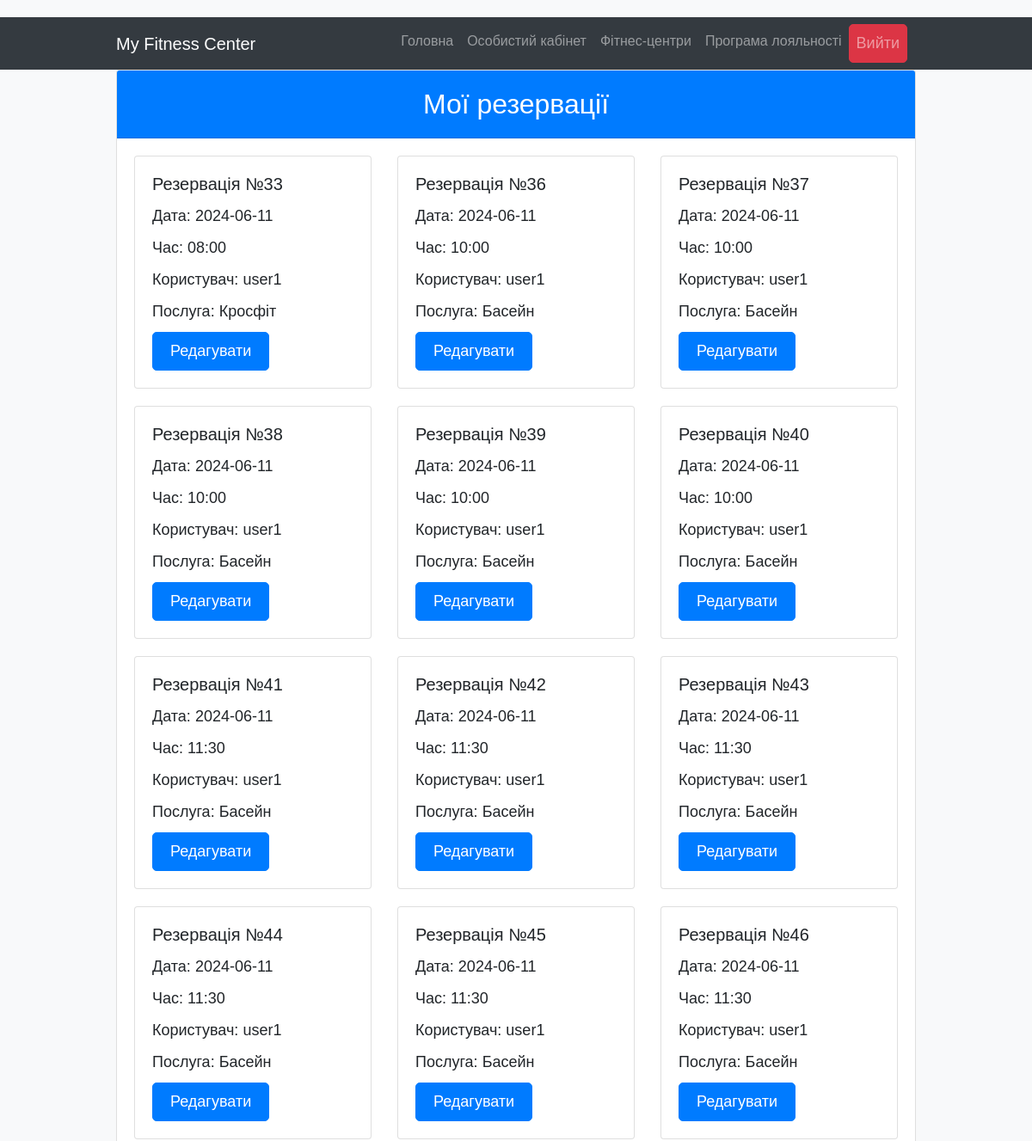
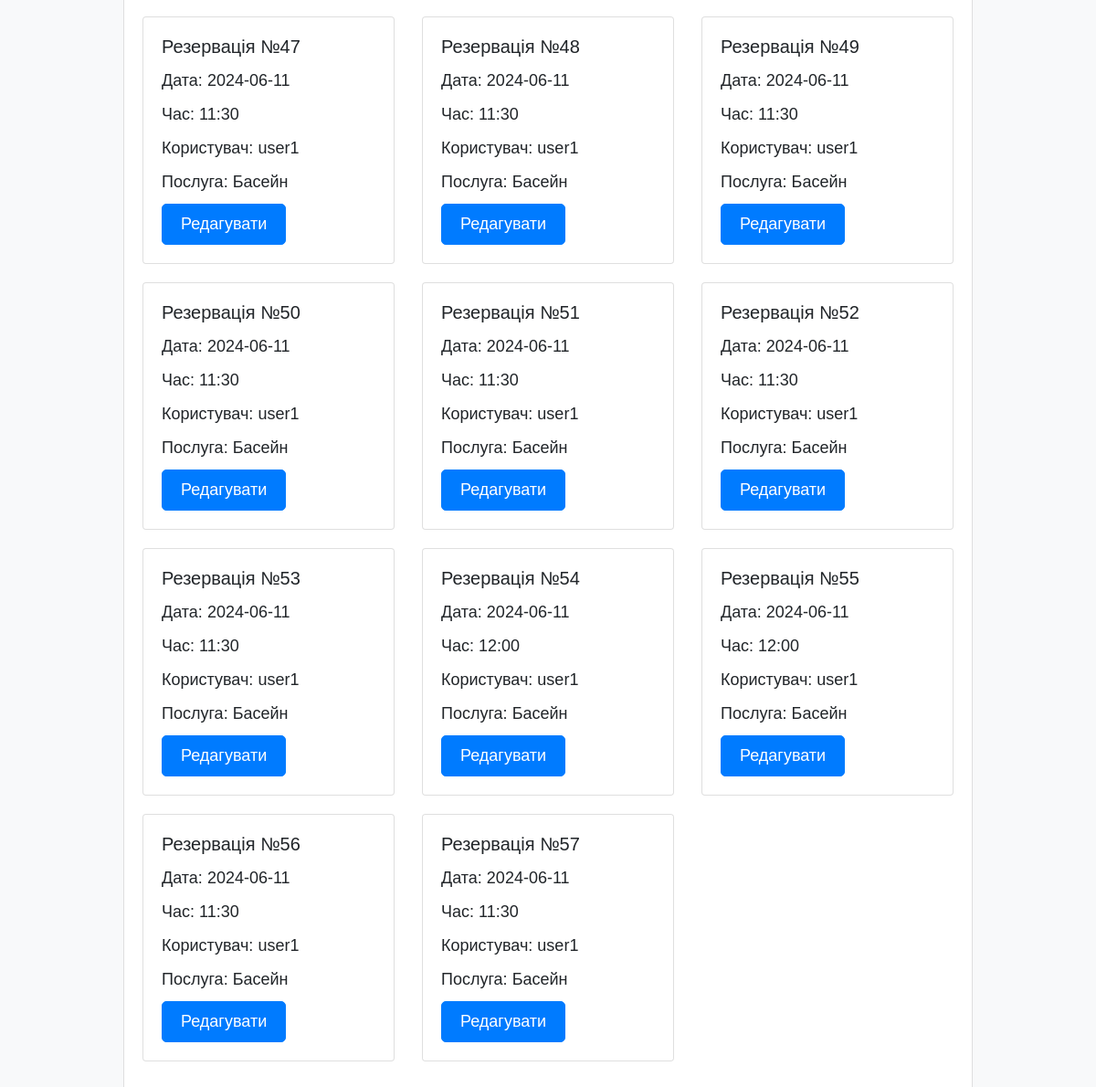
The page /user/reservations (signed in) on the database its author committed (2 pictures, top to bottom).
### project_package/models.py (models this page shows, shortened)
class Reservation(Base):
    __tablename__ = "reservation"
    id = Column(Integer, primary_key=True)
    user_id = Column(Integer, ForeignKey('user.id'))
    service_id = Column(Integer, ForeignKey('service.id'))
    trainer_id = Column(Integer, ForeignKey('trainer.id'))
    date = Column(String)
    time = Column(String)
    trainer = relationship('Trainer')
    user = relationship('User')
    service = relationship('Service')

class User(Base):
    __tablename__ = "user"
    id = Column(Integer, primary_key=True, autoincrement=True, unique=True)
    login = Column(String(50), unique=True, nullable=False)
    password = Column(String(50))
    birth_date = Column(String(50), default='1940-01-01', nullable=False)
    phone = Column(String(50))
    funds = Column(Integer, nullable=False, default=0)
    email = Column(String(50))
    review = relationship('Review', back_populates='user')

class Service(Base):
    __tablename__ = "service"
    id = Column(Integer, primary_key=True)
    name = Column(String(50), unique=True, nullable=False)
    duration = Column(Integer, nullable=False)
    description = Column(String(50))
    price = Column(Integer, nullable=False)
    gym_id = Column(Integer, ForeignKey('gym.id'))
    max_attendees = Column(Integer, nullable=False)
    gym = relationship('Gym', back_populates='services')
    trainer_services = relationship('TrainerServices', back_populates='service')

### app.py (the view, shortened to what this page needs)
@app.route('/user/reservations', methods=['GET', 'POST'])
@login_required
def user_reservations():
    if request.method == 'GET':
        reservations = db_session.query(Reservation).join(User, Reservation.user_id == User.id).join(Trainer,
                                                                                                     Reservation.trainer_id == Trainer.id).join(
            Service, Reservation.service_id == Service.id).filter(User.id == session['user']['id']).all()
        return render_template('reservations.html', reservations=reservations)

### app.py (called while the page is built)
def login_required(f):
    @wraps(f)
    def wrapper(*args, **kwargs):
        if 'user' in session:
            return f(*args, **kwargs)
        else:
            return redirect('/login')
    return wrapper

### templates/reservations.html (shortened to what this page needs)
<!DOCTYPE html>
<html lang="uk">
<head>
    <link href="https://stackpath.bootstrapcdn.com/bootstrap/4.5.2/css/bootstrap.min.css" rel="stylesheet">
</head>
<body>
<nav class="navbar navbar-expand-lg navbar-dark bg-dark">
    <div class="container">
        <a class="navbar-brand" href="/">My Fitness Center</a>
<div class="collapse navbar-collapse" id="navbarNav">
<ul class="navbar-nav ml-auto">
<li class="nav-item">
<a class="nav-link" href="/">Головна</a>
</li>
<li class="nav-item">
<a class="nav-link" href="/user">Особистий кабінет</a>
</li>
<li class="nav-item">
<a class="nav-link" href="/fitness_center">Фітнес-центри</a>
</li>
<li class="nav-item">
<a class="nav-link" href="/">Програма лояльності</a>
</li>
<li class="nav-item">
<a class="nav-link btn btn-primary btn-logout" href="/logout">Вийти</a>
</li>
</ul>
</div>
</div>
</nav>
<div class="container">
    <div class="row">
        <div class="col-md-12">
            <div class="card">
                <div class="card-header">
                    <h2 class="card-title mb-0">Мої резервації</h2>
                </div>
                <div class="card-body">
                    {% if reservations %}
                        <div class="row">
                            {% for reservation in reservations %}
                                <div class="col-md-4">
                                    <div class="card">
                                        <div class="card-body">
                                            <h5 class="card-title highlight">Резервація №{{ reservation.id }}</h5>
                                            <p class="card-text">Дата: {{ reservation.date }}</p>
                                            <p class="card-text">Час: {{ reservation.time }}</p>
                                            <p class="card-text">Користувач: {{ reservation.user.login }}</p>
                                            <p class="card-text">Послуга: {{ reservation.service.name }}</p>
                                            <a href="/user/reservations/{{ reservation.id }}" class="btn btn-primary btn-sm">Редагувати</a>
                                        </div>
                                    </div>
                                </div>
                            {% endfor %}
                        </div>
                    {% else %}
                        <p class="card-text">Ви ще не здійснили жодної резервації</p>
                    {% endif %}
                </div>
            </div>
        </div>
    </div>
</div>
</body>
</html>

### templates/reservations.html (style rules this page uses)
body { background-color: #f8f9fa; font-family: Arial, sans-serif; padding-top: 20px; }
.container { max-width: 960px; }
.card { margin-bottom: 20px; }
.card-header { background-color: #007bff; color: #fff; text-align: center; border-radius: 10px 10px 0 0; padding: 20px 0; font-size: 24px; }
.card-body { padding: 20px; }
.card-text { font-size: 18px; margin-bottom: 10px; }
.btn-primary { background-color: #007bff; border-color: #007bff; border-radius: 5px; padding: 8px 20px; font-size: 18px; margin-right: 10px; }
.btn-logout { background-color: #dc3545; border-color: #dc3545; }

### rows shown on the page
Reservation: id "33", date "2024-06-11", time "08:00", user.login "user1", service.name "Кросфіт"
Reservation: id "36", date "2024-06-11", time "10:00", user.login "user1", service.name "Басейн"
Reservation: id "37", date "2024-06-11", time "10:00", user.login "user1", service.name "Басейн"
Reservation: id "38", date "2024-06-11", time "10:00", user.login "user1", service.name "Басейн"
Reservation: id "39", date "2024-06-11", time "10:00", user.login "user1", service.name "Басейн"
Reservation: id "40", date "2024-06-11", time "10:00", user.login "user1", service.name "Басейн"
Reservation: id "41", date "2024-06-11", time "11:30", user.login "user1", service.name "Басейн"
Reservation: id "42", date "2024-06-11", time "11:30", user.login "user1", service.name "Басейн"
Reservation: id "43", date "2024-06-11", time "11:30", user.login "user1", service.name "Басейн"
Reservation: id "44", date "2024-06-11", time "11:30", user.login "user1", service.name "Басейн"
Reservation: id "45", date "2024-06-11", time "11:30", user.login "user1", service.name "Басейн"
Reservation: id "46", date "2024-06-11", time "11:30", user.login "user1", service.name "Басейн"
Reservation: id "47", date "2024-06-11", time "11:30", user.login "user1", service.name "Басейн"
Reservation: id "48", date "2024-06-11", time "11:30", user.login "user1", service.name "Басейн"
Reservation: id "49", date "2024-06-11", time "11:30", user.login "user1", service.name "Басейн"
Reservation: id "50", date "2024-06-11", time "11:30", user.login "user1", service.name "Басейн"
Reservation: id "51", date "2024-06-11", time "11:30", user.login "user1", service.name "Басейн"
Reservation: id "52", date "2024-06-11", time "11:30", user.login "user1", service.name "Басейн"
Reservation: id "53", date "2024-06-11", time "11:30", user.login "user1", service.name "Басейн"
Reservation: id "54", date "2024-06-11", time "12:00", user.login "user1", service.name "Басейн"
Reservation: id "55", date "2024-06-11", time "12:00", user.login "user1", service.name "Басейн"
Reservation: id "56", date "2024-06-11", time "11:30", user.login "user1", service.name "Басейн"
Reservation: id "57", date "2024-06-11", time "11:30", user.login "user1", service.name "Басейн"
